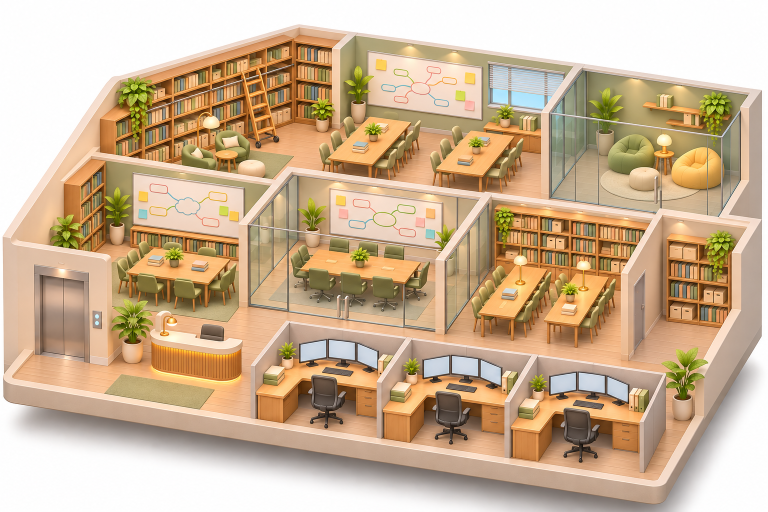
#> input picture art/bg_knowledge.png, 1536 x 1024 px, given in place of bg_work_warm.png, which was not available (shown at 1/2 size)
$ python build_floors.py
#> lines starting #> are read from the running program, lines starting #| are printed output that depends on the picture; after the words box and inside, x2 and y2 are one past the last pixel; in counts of white or black regions, pixels touching at a corner belong together
"""사무실 배경 변환 — art/bg_*.png(흰 바탕) → build/office/floor_<이름>.webp(바깥 투명 + 반투명 그림자). 사용: python tools/build_floors.py"""
import os
import numpy as np
from PIL import Image, ImageDraw, ImageFilter
ROOT = os.path.dirname(os.path.dirname(os.path.abspath(__file__)))
OUT = os.path.join(ROOT, "build", "office")
NAMES = {"bg_work_warm": "floor_work_warm", "bg_work_blue": "floor_work_blue", "bg_work_green": "floor_work_green", "bg_suite": "floor_suite", "bg_knowledge": "floor_knowledge"}

def convert(src):
#> called with src = 'art/bg_work_warm.png'
    im = Image.open(src).convert("RGB"); rgb = np.asarray(im).astype(np.float32)
#> in convert, im is the input picture: PIL image 1536x1024 RGB; mean R, G, B 204.5, 179.2, 149.7
    mn = rgb.min(2)
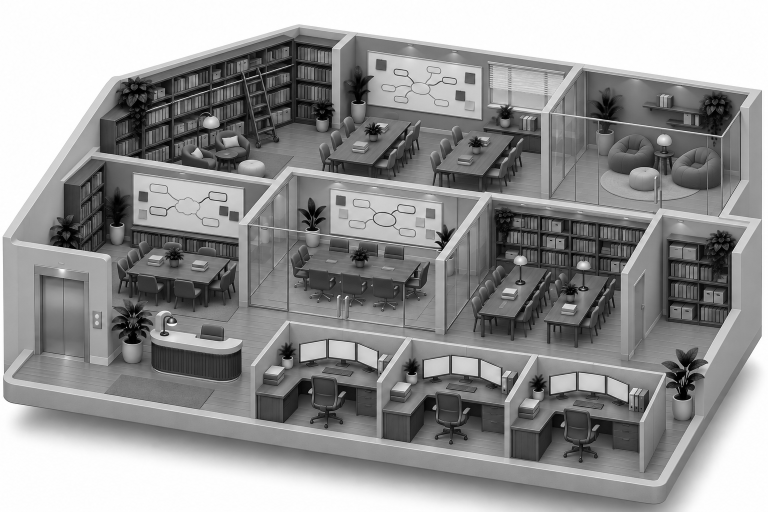
#> mn: shape (1024, 1536) float32 (shown at 1/2 size); min 0, max 255, mean 149.2
    # 모서리에서 이어진 거의 흰 영역(= 바깥)만 찾는다. 창문·종이처럼 안쪽의 흰색은 건드리지 않는다.
    near = mn > 226
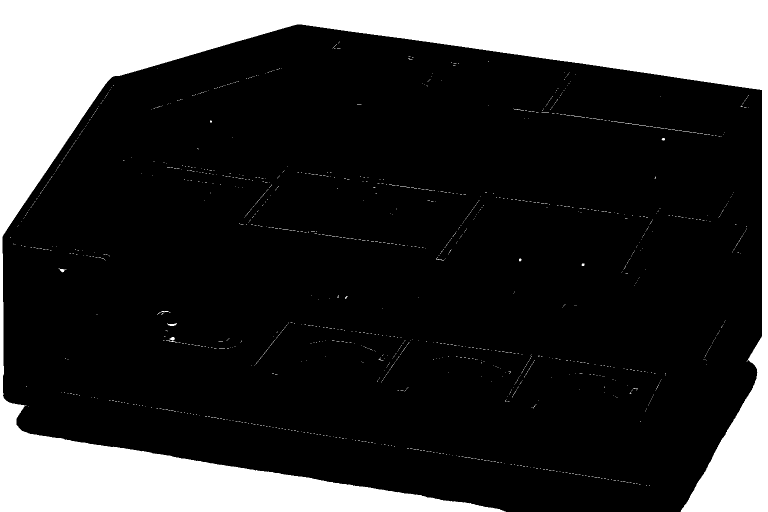
#> near: shape (1024, 1536) bool (shown at 1/2 size); 21.9% white; 1244 white regions (1229 under 20 px), largest, box (x1, y1, x2, y2) and area: (0, 0, 1536, 1024) 340652, (332, 674, 355, 685) 81, (334, 646, 354, 652) 64
    # 화면 가장자리에서 이어진 거의 흰 영역(= 바깥)만 찾는다(수평·수직 확장 반복). 창문·종이처럼 안쪽의 흰색은 건드리지 않는다.
    region = np.zeros_like(near); region[0, :] = near[0, :]; region[-1, :] = near[-1, :]; region[:, 0] = near[:, 0]; region[:, -1] = near[:, -1]
#> after `region[0, :] = near[0, :]`: region: shape (1024, 1536) bool; 0.1% white in thin lines or dots, all inside (x1, y1, x2, y2) = (0, 0, 1536, 1)
#> after `region[:, -1] = near[:, -1]`: region: shape (1024, 1536) bool; 0.3% white in thin lines or dots
    while True:
        grown = region.copy()
        grown[1:, :] |= region[:-1, :]; grown[:-1, :] |= region[1:, :]; grown[:, 1:] |= region[:, :-1]; grown[:, :-1] |= region[:, 1:]
        grown &= near
        if grown.sum() == region.sum(): break
        region = grown
#> grown: shape (1024, 1536) bool; 21.7% white; 1 white region, box (x1, y1, x2, y2) and area: (0, 0, 1536, 1024) 340648
    outside = region
    lum = rgb @ np.array([0.299, 0.587, 0.114], dtype=np.float32)
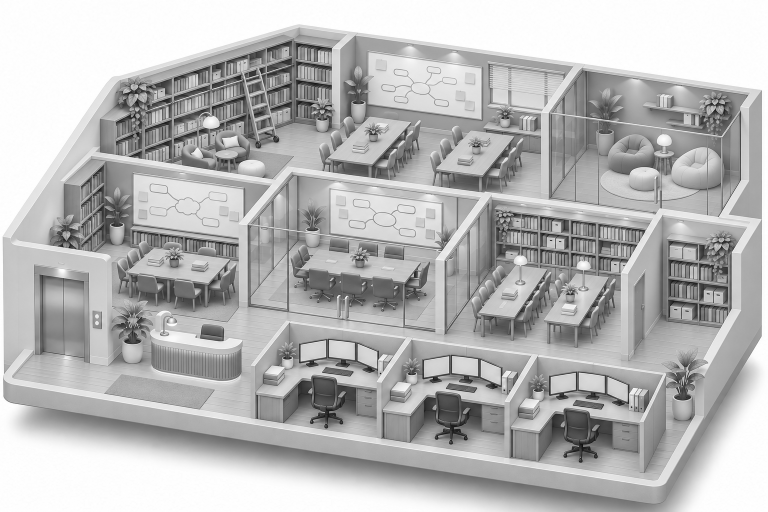
#> lum: shape (1024, 1536) float32 (shown at 1/2 size); min 5.91, max 255, mean 183.4
    # 바깥: 흰색 → 투명, 옅은 회색 → 검정 반투명(그림자)
    shadow = np.clip((255.0 - lum) / 70.0, 0, 1) * 0.55
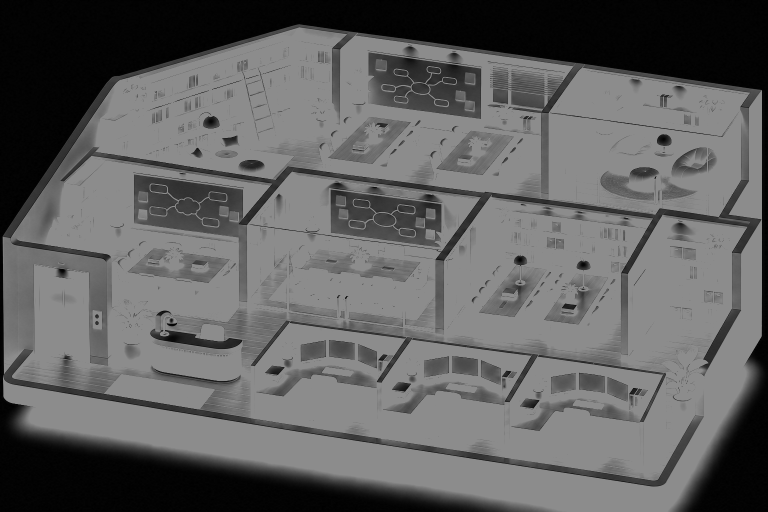
#> shadow: shape (1024, 1536) float32 (shown at 1/2 size); min 0, max 0.55, mean 0.382
    a = np.where(outside, shadow, 1.0)
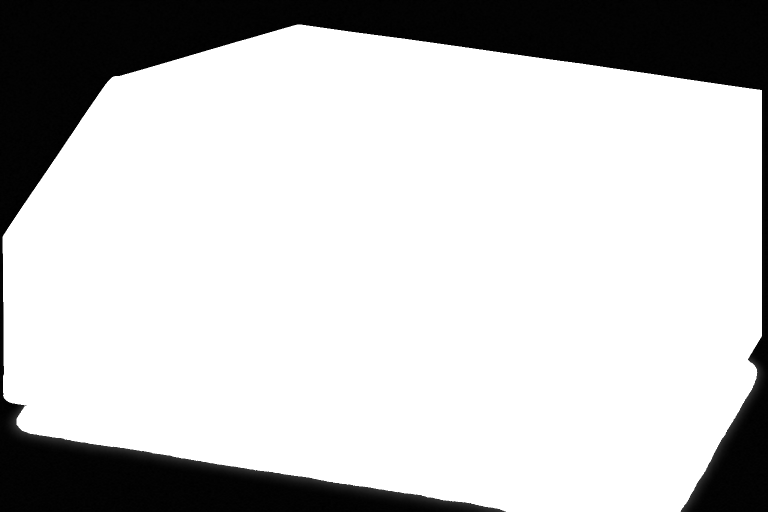
#> a: shape (1024, 1536) float32 (shown at 1/2 size); min 0, max 1, mean 0.787
    # 판 가장자리(바깥과 맞닿은 안쪽 1~2px)는 흰색과 섞여 있으므로 살짝 투명하게 풀어 후광을 줄인다
    edge = Image.fromarray((outside * 255).astype(np.uint8), "L").filter(ImageFilter.MaxFilter(5))
#> edge: PIL image 1536x1024 L; 22.3% white; 1 white region, box (x1, y1, x2, y2) and area: (0, 0, 1536, 1024) 350131
    ring = (np.asarray(edge) > 0) & ~outside
#> ring: shape (1024, 1536) bool; 0.6% white in thin lines or dots
    a = np.where(ring, np.minimum(a, 0.92), a)
    col = np.where(outside[..., None], 0.0, rgb)
    out = np.dstack([col, a * 255]).astype(np.uint8)
    return Image.fromarray(out, "RGBA"), float(outside.mean())

if __name__ == "__main__":
    os.makedirs(OUT, exist_ok=True)
    for src, dst in NAMES.items():
        im, ratio = convert(os.path.join(ROOT, "art", src + ".png"))
        im.save(os.path.join(OUT, dst + ".webp"), "WEBP", quality=93, alpha_quality=100, method=6)
        prev = Image.new("RGBA", im.size, (34, 36, 42, 255)); prev.alpha_composite(im)
#> after `prev = Image.new('RGBA', im.size, (34, 36, 42, 255))`:
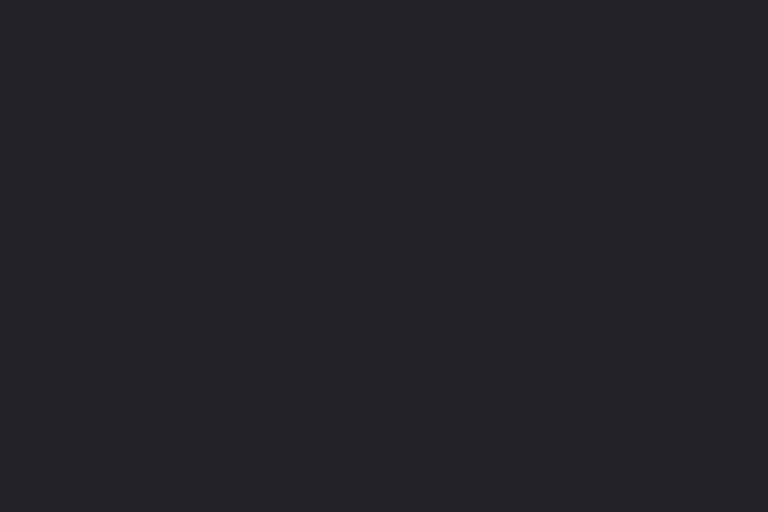
#> prev: PIL image 1536x1024 RGBA (shown at 1/2 size); mean R, G, B, A 34, 36, 42, 255
        prev.convert("RGB").resize((768, 512), Image.LANCZOS).save(os.path.join(ROOT, "build", f"prev_{dst}.png"))
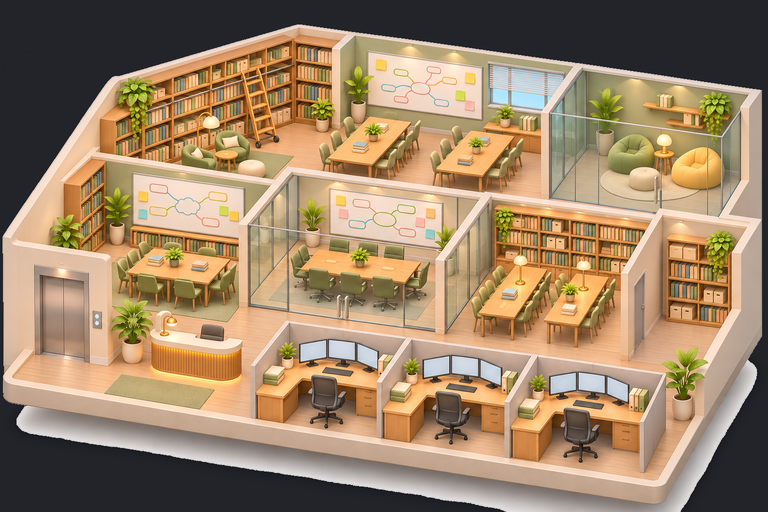
#> saved as prev_floor_work_warm.png: PIL image 768x512 RGB; mean R, G, B 156.8, 132, 103.9
        print(f"{dst}: 바깥(투명) {ratio:.1%}")
#| floor_work_warm: 바깥(투명) 21.7%
#> pass 2 of the loop `for src, dst in NAMES.items():`:
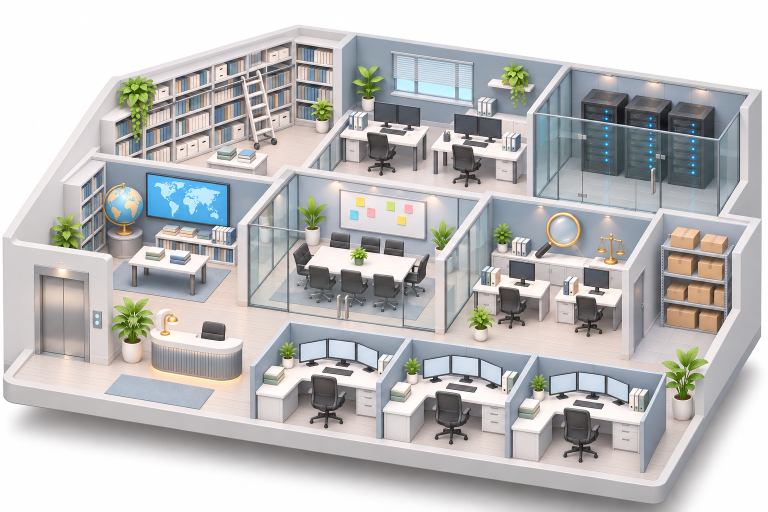
#> input picture art/bg_work_blue.png, 1536 x 1024 px (shown at 1/2 size)
#> in convert, im is the input picture: PIL image 1536x1024 RGB; mean R, G, B 190.4, 189.7, 189.5
#> in convert (call 2), `near = mn > 226`:
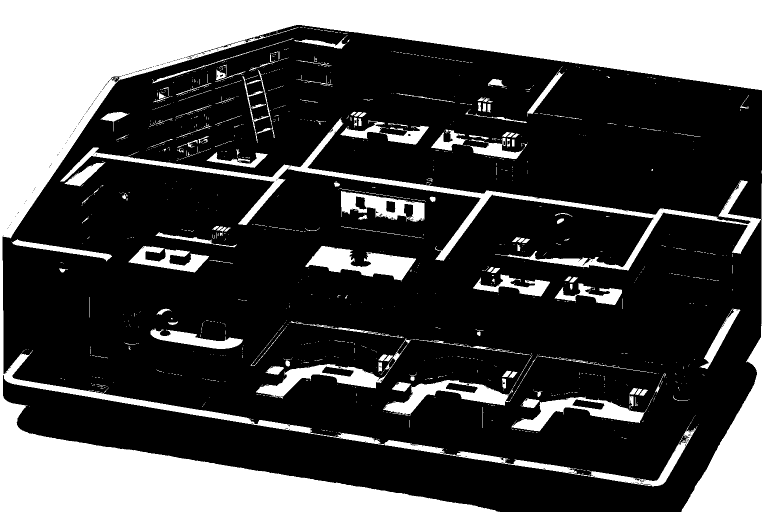
#> near: shape (1024, 1536) bool (shown at 1/2 size); 29.3% white; 1283 white regions (1130 under 20 px), largest, box (x1, y1, x2, y2) and area: (0, 0, 1536, 1024) 364507, (120, 235, 1522, 541) 23627, (610, 492, 832, 561) 7316
#> region: shape (1024, 1536) bool; 0.3% white in thin lines or dots
#> edge: PIL image 1536x1024 L; 24.3% white; 1 white region, box (x1, y1, x2, y2) and area: (0, 0, 1536, 1024) 382255
#> ring: shape (1024, 1536) bool; 1.1% white in thin lines or dots
#> in convert (call 2), `col = np.where(outside[..., None], 0.0, rgb)`:
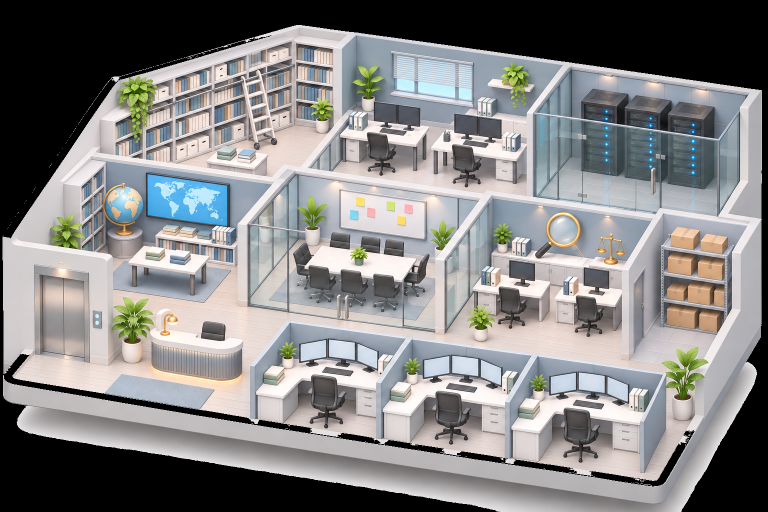
#> col: shape (1024, 1536, 3) float32 (shown at 1/2 size); mean R, G, B 132, 131.5, 131.2
#> (the run stopped early here; a loop or call above may not have finished)
